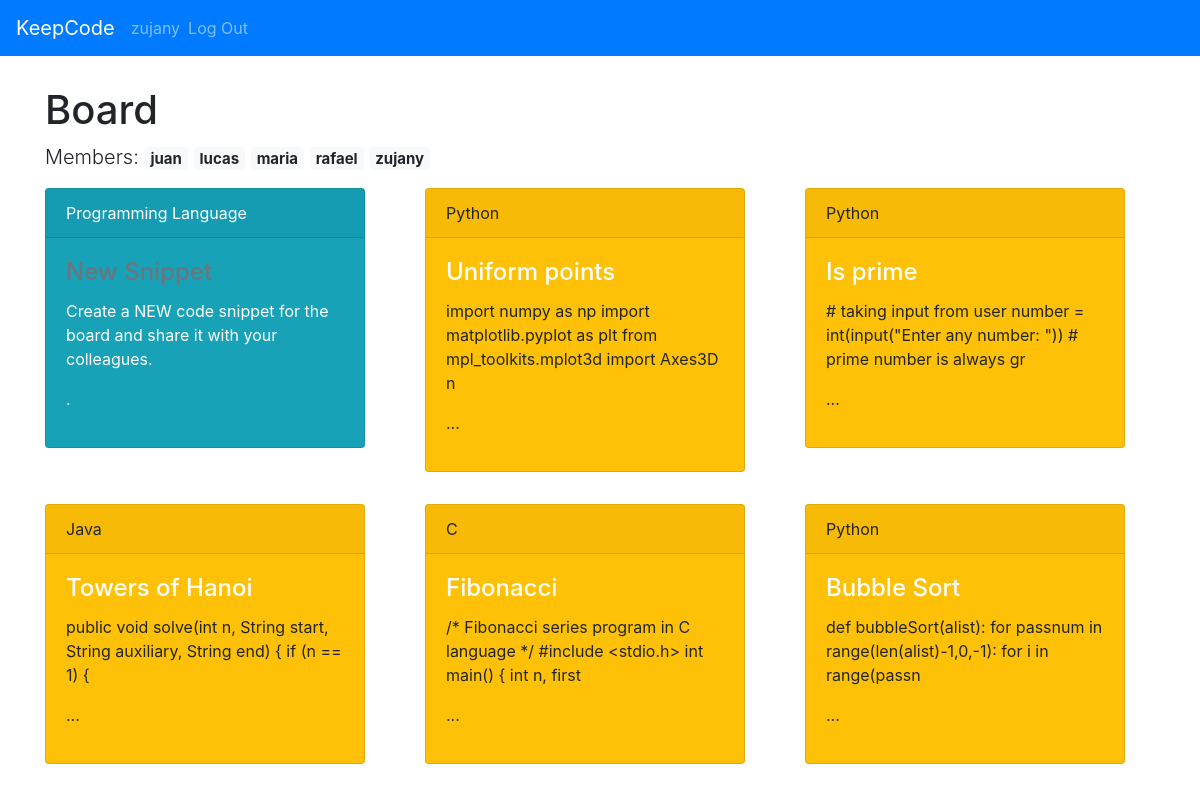
The app's page / (signed in) with its own data.
### tables this page shows
CREATE TABLE user (
  id INTEGER PRIMARY KEY AUTOINCREMENT,
  username TEXT UNIQUE NOT NULL,
  password TEXT NOT NULL,
  last_login TIMESTAMP NOT NULL DEFAULT CURRENT_TIMESTAMP
, online BOOLEAN NOT NULL CHECK (online IN (0,1)) DEFAULT 0);

CREATE TABLE post (
  id INTEGER PRIMARY KEY AUTOINCREMENT,
  author_id INTEGER NOT NULL,
  created TIMESTAMP NOT NULL DEFAULT CURRENT_TIMESTAMP,
  last_updated TIMESTAMP NOT NULL DEFAULT CURRENT_TIMESTAMP,
  title TEXT NOT NULL,
  body TEXT NOT NULL,
  programming_language TEXT NOT NULL, being_updated BOOLEAN NOT NULL CHECK (being_updated IN (0,1)) DEFAULT 0,
  FOREIGN KEY (author_id) REFERENCES user (id)
);

### keepcode/board.py (the view)
@bp.route('/')
def index():
    db = get_db()
    posts = db.execute(
        'SELECT p.id, title, body, created, author_id,'
        ' last_updated, programming_language, username, being_updated'
        ' FROM post p JOIN user u ON p.author_id = u.id'
        ' ORDER BY created DESC'
    ).fetchall()
    users = db.execute(
        'SELECT id, username, last_login, online'
        ' FROM user u'
        ' ORDER BY username ASC'
    ).fetchall()
    return render_template('board/index.html', posts=posts, users=users)

### keepcode/auth.py (called while the page is built)
@bp.before_app_request
def load_logged_in_user():
    user_id = session.get('user_id')
    if user_id is None:
        g.user = None
    else:
        g.user = get_db().execute(
            'SELECT * FROM user WHERE id = ?', (user_id,)
        ).fetchone()

### keepcode/db.py (called while the page is built)
def get_db():
    if 'db' not in g:
        g.db = sqlite3.connect(
            current_app.config['DATABASE'],
            detect_types=sqlite3.PARSE_DECLTYPES
        )
        g.db.row_factory = sqlite3.Row
    return g.db

### keepcode/templates/board/index.html (shortened to what this page needs)
{% extends 'base.html' %}
{% block header %}
  {% if g.user %}
    <h1>
      Board
    </h1>
    <div id="online">
      <p class="lead">
        <span>Members: </span>
        {% for user in users %}
          {% if user['online'] == 1 %}
            <span class="badge badge-success">{{ user['username'] }}</span>
          {% else %}
            <span class="badge badge-light">{{ user['username'] }}</span>
          {% endif %}
        {% endfor %}
      </p>
    </div>
  {% endif %}
{% endblock %}
{% block content %}
  {% if g.user %}
    <div class="row justify-content-center">
      <div class="card-deck" id = "post_displayed">
        <div class="col-auto mb-3">
            <div class="card text-white bg-info mb-3" style="max-width: 20rem;">
              <div class="card-header">Programming Language</div>
              <div class="card-body">
                <a class="action" href="{{ url_for('board.create') }}">
                  <h4 class="card-title text-muted">New Snippet</h4>
                </a>
                <p class="card-text">
                  Create a NEW code snippet for the board and share it with your colleagues.
                </p>
                <p>.</p>
              </div>
            </div>
        </div>
          {% for post in posts %}
            {% if post['being_updated'] == 0 %}
              <div class="col-auto mb-3">
                <div class="card bg-warning mb-3" style="max-width: 20rem;">
                  <div class="card-header">{{ post['programming_language'] }}</div>
                  <div class="card-body">
                    <a class="action" href="{{ url_for('board.view', id=post['id']) }}">
                      <h4 class="card-title text-white">{{ post['title'] }}</h4>
                    </a>
                    <p class="card-text">
                      {{ post['body'][:98] }}
                      <p>...</p>
                    </p>
                  </div>
                </div>
              </div>
            {% endif %}
          {% endfor %}
      </div>
    </div>
  {% endif %}
{% endblock %}

### keepcode/templates/base.html (shortened to what this page needs)
<!doctype html>
<link rel="stylesheet" href="{{ url_for('static', filename='bootstrap.css') }}">
<link rel="stylesheet" href="{{ url_for('static', filename='style.css') }}">
<nav class="navbar navbar-expand-lg navbar-dark bg-primary">
  <a class="navbar-brand" href="{{ url_for('board.index') }}">KeepCode</a>
  <div class="collapse navbar-collapse" id="navbarColor01">
    <ul class="navbar-nav mr-auto">
      {% if g.user %}
        <li class="nav-item">
          <span class="navbar-text">{{ g.user['username'] }}</span>
        </li>
        <li class="nav-item">
          <a class="nav-link" href="{{ url_for('auth.logout') }}">Log Out</a>
        </li>
      {% endif %}
    </ul>
  </div>
</nav>
<section class="content">
  <div class="container">
    <header>
      {% block header %}{% endblock %}
    </header>
    {% block content %}{% endblock %}
  </div>
</section>

### keepcode/static/style.css (style rules this page uses)
.container { margin-top:30px; }

### records on screen
user: user.username "zujany", username "zujany"
user: username "juan"
user: username "lucas"
user: username "maria"
user: username "rafael"
post: programming_language "Python", title "Uniform points", body "import numpy as np import matplotlib.pyplot as plt from mpl_toolkits.mplot3d import Axes3D n"
post: programming_language "Python", title "Is prime", body "# taking input from user number = int(input(\"Enter any number: \")) # prime number is always gr"
post: programming_language "Java", title "Towers of Hanoi", body "public void solve(int n, String start, String auxiliary, String end) { if (n == 1) {"
post: programming_language "C", title "Fibonacci", body "/* Fibonacci series program in C language */ #include <stdio.h> int main() { int n, first"
post: programming_language "Python", title "Bubble Sort", body "def bubbleSort(alist): for passnum in range(len(alist)-1,0,-1): for i in range(passn"
